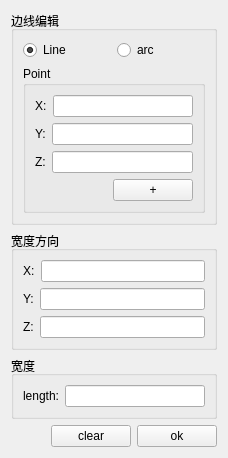
                <widget class="QWidget" name="page_4">
                 <layout class="QVBoxLayout" name="verticalLayout_16">
                  <item>
                   <widget class="QGroupBox" name="groupBox">
                    <property name="title">
                     <string>边线编辑</string>
                    </property>
                    <layout class="QVBoxLayout" name="verticalLayout_13">
                     <item>
                      <layout class="QHBoxLayout" name="horizontalLayout_38">
                       <item>
                        <widget class="QRadioButton" name="radioButton_line">
                         <property name="text">
                          <string>Line</string>
                         </property>
                         <property name="checked">
                          <bool>true</bool>
                         </property>
                        </widget>
                       </item>
                       <item>
                        <widget class="QRadioButton" name="radioButton_arc">
                         <property name="text">
                          <string>arc</string>
                         </property>
                        </widget>
                       </item>
                      </layout>
                     </item>
                     <item>
                      <widget class="QGroupBox" name="groupBox_2">
                       <property name="title">
                        <string>Point</string>
                       </property>
                       <layout class="QVBoxLayout" name="verticalLayout_12">
                        <item>
                         <layout class="QHBoxLayout" name="horizontalLayout_39">
                          <item>
                           <widget class="QLabel" name="label_18">
                            <property name="text">
                             <string>X:</string>
                            </property>
                           </widget>
                          </item>
                          <item>
                           <widget class="QLineEdit" name="lineEdit_point_x"/>
                          </item>
                         </layout>
                        </item>
                        <item>
                         <layout class="QHBoxLayout" name="horizontalLayout_40">
                          <item>
                           <widget class="QLabel" name="label_19">
                            <property name="text">
                             <string>Y:</string>
                            </property>
                           </widget>
                          </item>
                          <item>
                           <widget class="QLineEdit" name="lineEdit_point_y"/>
                          </item>
                         </layout>
                        </item>
                        <item>
                         <layout class="QHBoxLayout" name="horizontalLayout_41">
                          <item>
                           <widget class="QLabel" name="label_20">
                            <property name="text">
                             <string>Z:</string>
                            </property>
                           </widget>
                          </item>
                          <item>
                           <widget class="QLineEdit" name="lineEdit_point_z"/>
                          </item>
                         </layout>
                        </item>
                        <item>
                         <layout class="QHBoxLayout" name="horizontalLayout_42">
                          <item>
                           <spacer name="horizontalSpacer_11">
                            <property name="orientation">
                             <enum>Qt::Horizontal</enum>
                            </property>
                            <property name="sizeHint" stdset="0">
                             <size>
                              <width>40</width>
                              <height>20</height>
                             </size>
                            </property>
                           </spacer>
                          </item>
                          <item>
                           <widget class="QPushButton" name="pushButton_point_add">
                            <property name="text">
                             <string>+</string>
                            </property>
                           </widget>
                          </item>
                         </layout>
                        </item>
                       </layout>
                      </widget>
                     </item>
                    </layout>
                   </widget>
                  </item>
                  <item>
                   <widget class="QGroupBox" name="groupBox_3">
                    <property name="title">
                     <string>宽度方向</string>
                    </property>
                    <layout class="QVBoxLayout" name="verticalLayout_14">
                     <item>
                      <layout class="QHBoxLayout" name="horizontalLayout_43">
                       <item>
                        <widget class="QLabel" name="label_23">
                         <property name="text">
                          <string>X:</string>
                         </property>
                        </widget>
                       </item>
                       <item>
                        <widget class="QLineEdit" name="lineEdit_width_x"/>
                       </item>
                      </layout>
                     </item>
                     <item>
                      <layout class="QHBoxLayout" name="horizontalLayout_45">
                       <item>
                        <widget class="QLabel" name="label_24">
                         <property name="text">
                          <string>Y:</string>
                         </property>
                        </widget>
                       </item>
                       <item>
                        <widget class="QLineEdit" name="lineEdit_width_y"/>
                       </item>
                      </layout>
                     </item>
                     <item>
                      <layout class="QHBoxLayout" name="horizontalLayout_46">
                       <item>
                        <widget class="QLabel" name="label_25">
                         <property name="text">
                          <string>Z:</string>
                         </property>
                        </widget>
                       </item>
                       <item>
                        <widget class="QLineEdit" name="lineEdit_width_z"/>
                       </item>
                      </layout>
                     </item>
                    </layout>
                   </widget>
                  </item>
                  <item>
                   <widget class="QGroupBox" name="groupBox_7">
                    <property name="title">
                     <string>宽度</string>
                    </property>
                    <layout class="QHBoxLayout" name="horizontalLayout_55">
                     <item>
                      <widget class="QLabel" name="label_33">
                       <property name="text">
                        <string>length:</string>
                       </property>
                      </widget>
                     </item>
                     <item>
                      <widget class="QLineEdit" name="lineEdit_width_length"/>
                     </item>
                    </layout>
                   </widget>
                  </item>
                  <item>
                   <layout class="QHBoxLayout" name="horizontalLayout_37">
                    <item>
                     <spacer name="horizontalSpacer_10">
                      <property name="orientation">
                       <enum>Qt::Horizontal</enum>
                      </property>
                      <property name="sizeHint" stdset="0">
                       <size>
                        <width>40</width>
                        <height>20</height>
                       </size>
                      </property>
                     </spacer>
                    </item>
                    <item>
                     <widget class="QPushButton" name="pushButton_point_clear">
                      <property name="text">
                       <string>clear</string>
                      </property>
                     </widget>
                    </item>
                    <item>
                     <widget class="QPushButton" name="pushButton_sweeps_ok">
                      <property name="text">
                       <string>ok</string>
                      </property>
                     </widget>
                    </item>
                   </layout>
                  </item>
                 </layout>
                </widget>
